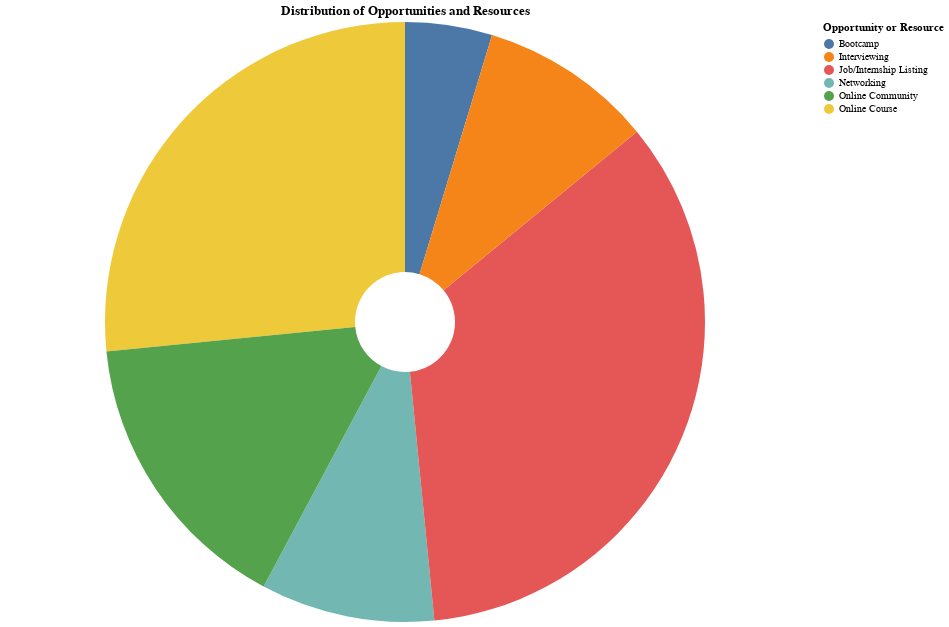

Notebook code cell kept with this figure:
### Code cell
import pandas as pd
import altair as alt

df = pd.read_csv('set.csv')
productions = {}

for pros in df['Resource']:
    if not(isinstance(pros, float) and pd.isna(pros)):
        if not('NA' in pros):
            if 'Networking' in pros:
                pros = pros.replace('Networking (Linkedin / Recruiter / Conferences)', 'Networking')
            if 'Community' in pros:
                pros = pros.replace('Online Community (follow me on Tiktok / Discord)', 'Online Community')
            pro_list = pros.split(', ')
            for pro in pro_list:
                if pro in productions:
                    productions[pro] += 1
                else:
                    productions[pro] = 1

productions_df = pd.DataFrame(list(productions.items()), columns=['Opportunity or Resource', 'Count'])
chart = alt.Chart(productions_df).mark_arc(innerRadius=50).encode(
    theta=alt.Theta('Count:Q', title='Count'),
    color=alt.Color('Opportunity or Resource:N', title='Opportunity or Resource')
).properties(
    title='Distribution of Opportunities and Resources',
    width = 800,
    height = 600
)
chart

### Figure 1 — Vega-Lite specification as saved in the notebook (floating-point values rounded to 4 significant figures)
{"config": {"view": {"continuousWidth": 300, "continuousHeight": 300}}, "data": {"name": "data-873297f430bd7aa78d4cecd4dc889bcd"}, "mark": {"type": "arc", "innerRadius": 50}, "encoding": {"color": {"field": "Opportunity or Resource", "title": "Opportunity or Resource", "type": "nominal"}, "theta": {"field": "Count", "title": "Count", "type": "quantitative"}}, "height": 600, "title": "Distribution of Opportunities and Resources", "width": 800, "$schema": "https://vega.github.io/schema/vega-lite/v5.17.0.json", "datasets": {"data-873297f430bd7aa78d4cecd4dc889bcd": [{"Opportunity or Resource": "Online Course", "Count": 17}, {"Opportunity or Resource": "Networking", "Count": 6}, {"Opportunity or Resource": "Job/Internship Listing", "Count": 22}, {"Opportunity or Resource": "Bootcamp", "Count": 3}, {"Opportunity or Resource": "Interviewing", "Count": 6}, {"Opportunity or Resource": "Online Community", "Count": 10}]}}
